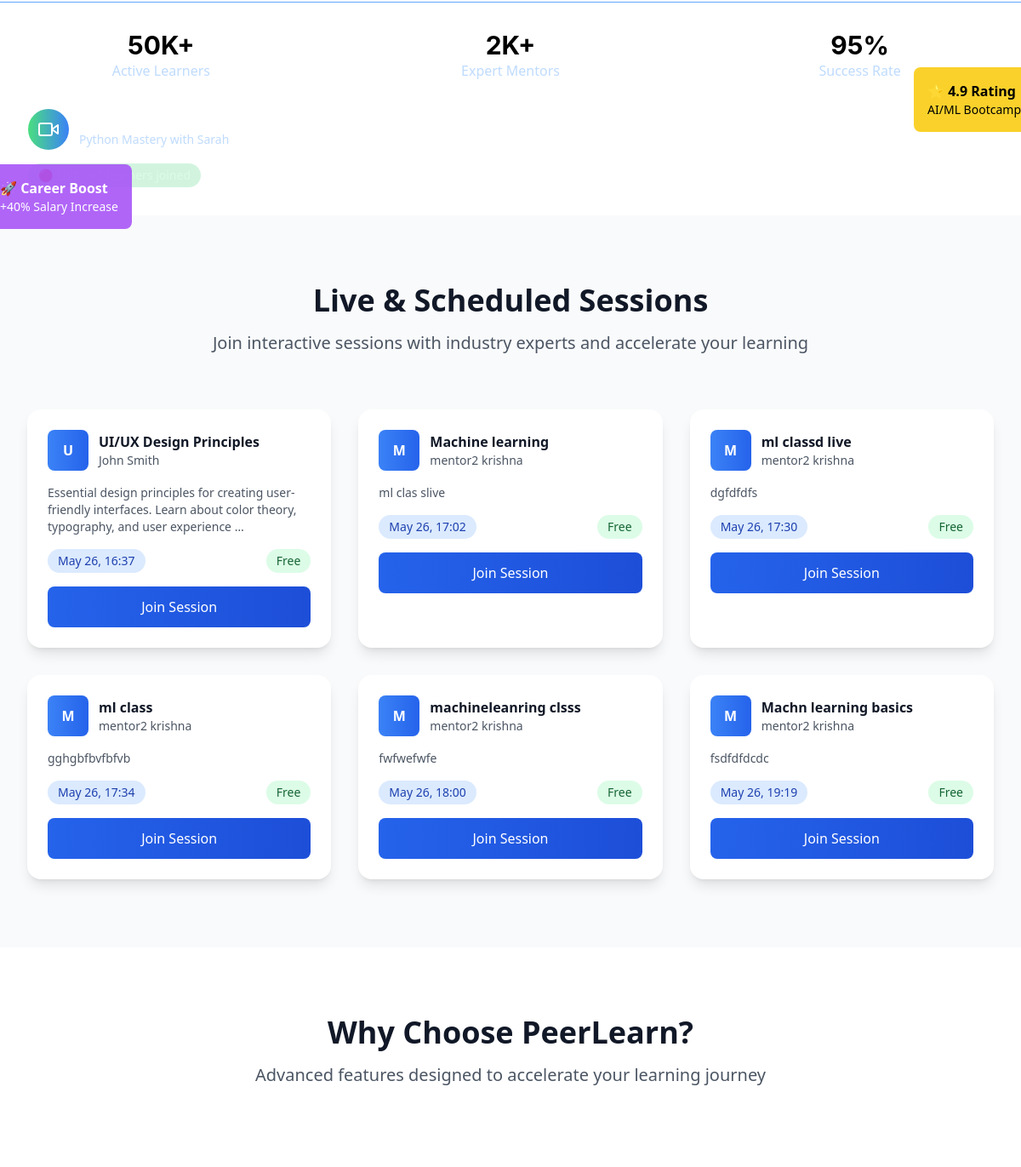
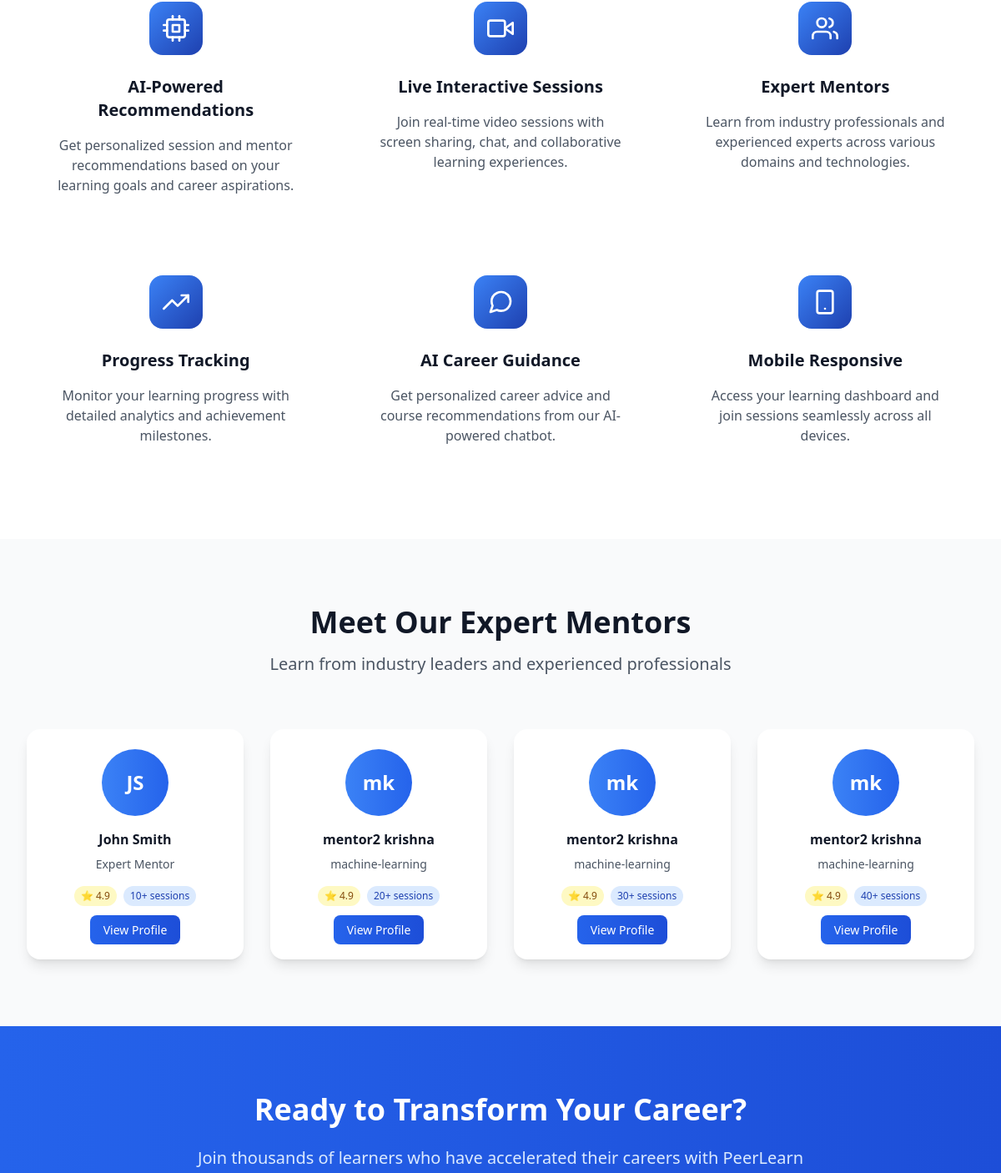
/ (middle part), run on an earlier commit of the app's database (2 pictures, top to bottom).
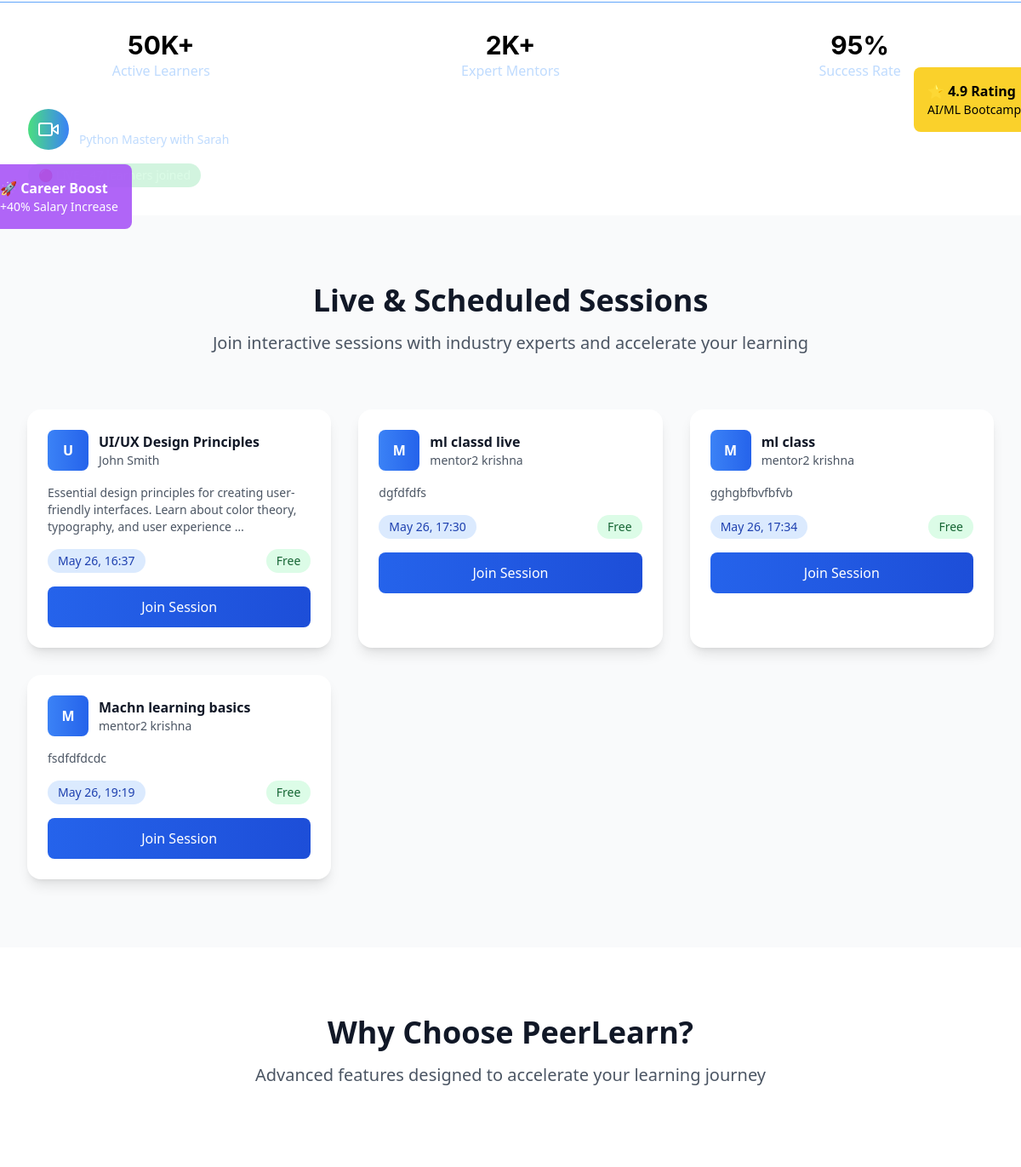
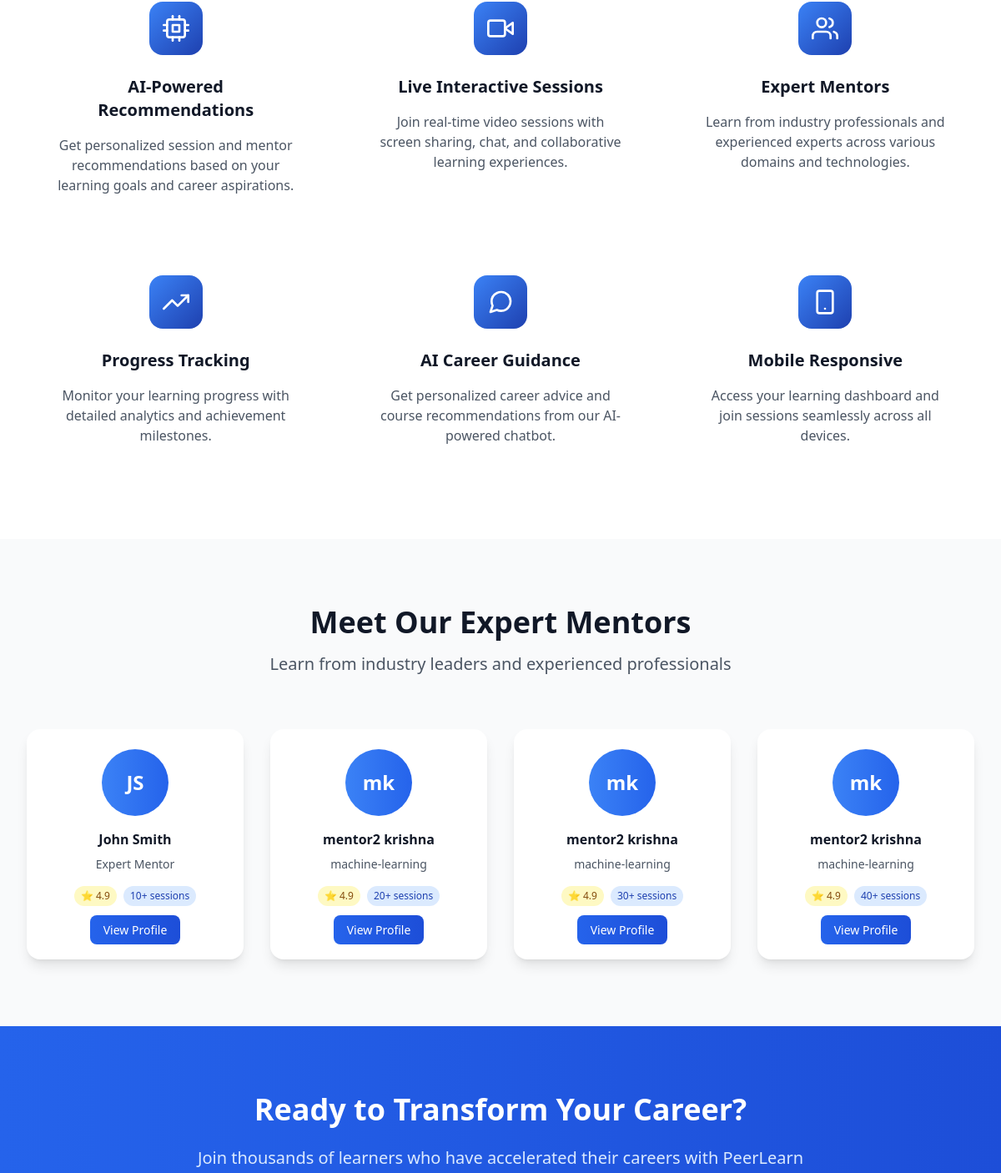
And on a later commit of the database (2 pictures, top to bottom).
### sessions/models.py (models this page shows, shortened)
class Session(models.Model):
    STATUS_CHOICES = [
        ('draft', 'Draft'),
        ('scheduled', 'Scheduled'),
        ('live', 'Live'),
        ('completed', 'Completed'),
        ('cancelled', 'Cancelled'),
    ]
    CATEGORY_CHOICES = [
        ('programming', 'Programming & Development'),
        ('data-science', 'Data Science & Analytics'),
        ('web-development', 'Web Development'),
        ('mobile-development', 'Mobile Development'),
        ('ai-ml', 'AI & Machine Learning'),
        ('design', 'UI/UX Design'),
        ('business', 'Business & Marketing'),
        ('language', 'Language Learning'),
        ('music', 'Music & Arts'),
        ('fitness', 'Health & Fitness'),
        ('other', 'Other'),
    ]
    id = models.UUIDField(primary_key=True, default=uuid.uuid4, editable=False)
    mentor = models.ForeignKey(User, on_delete=models.CASCADE, related_name='mentor_sessions')
    title = models.CharField(max_length=200)
    description = models.TextField()
    thumbnail = models.ImageField(upload_to='session_thumbnails/', blank=True, null=True, help_text="Session cover image")
    category = models.CharField(max_length=50, choices=CATEGORY_CHOICES, blank=True, help_text="Session category for recommendations")
    skills = models.TextField(blank=True, help_text="Comma-separated skills for ML matching")
    price = models.DecimalField(max_digits=8, decimal_places=2, null=True, blank=True, help_text="Price in INR, null for free sessions")
    schedule = models.DateTimeField()
    duration = models.IntegerField(help_text="Duration in minutes")
    max_participants = models.IntegerField(default=10)
    status = models.CharField(max_length=20, choices=STATUS_CHOICES, default='draft')
    created_at = models.DateTimeField(auto_now_add=True)
    updated_at = models.DateTimeField(auto_now=True)
    class Meta:
        ordering = ['-schedule']

### users/models.py (models this page shows, shortened)
class User(AbstractUser):
    ROLE_CHOICES = [
        ('mentor', 'Mentor'),
        ('learner', 'Learner'),
    ]
    id = models.UUIDField(primary_key=True, default=uuid.uuid4, editable=False)
    role = models.CharField(max_length=10, choices=ROLE_CHOICES, default='learner')
    bio = models.TextField(blank=True, null=True)
    skills = models.CharField(max_length=500, blank=True, help_text="Comma-separated skills for recommendation matching")
    interests = models.CharField(max_length=500, blank=True, help_text="Learning interests for AI recommendations")
    domain = models.CharField(max_length=100, blank=True, help_text="Learning domain/field")
    expertise = models.CharField(max_length=100, blank=True, help_text="Primary domain/area of expertise")
    career_goals = models.TextField(blank=True, help_text="Career aspirations for AI guidance")
    profile_image = models.ImageField(upload_to='profiles/', blank=True, null=True)
    created_at = models.DateTimeField(auto_now_add=True)
    updated_at = models.DateTimeField(auto_now=True)

### users/views.py (the view)
# urls.py: path('', views.landing_page, name='landing'),
def landing_page(request):
    now = timezone.now()
    featured_sessions = Session.objects.filter(
        schedule__gte=now,
        status='scheduled',
        mentor__isnull=False
    ).select_related('mentor').distinct().order_by('schedule')[:6]
    featured_mentors = User.objects.filter(
        role='mentor',
        first_name__isnull=False,
        last_name__isnull=False
    ).exclude(
        first_name='',
        last_name=''
    ).distinct()[:8]
    context = {
        'featured_sessions': featured_sessions,
        'featured_mentors': featured_mentors,
    }
    return render(request, 'landing_page.html', context)

### templates/landing_page.html (shortened to what the changed rows need)
<!DOCTYPE html>
<html lang="en">
<head>
    <script src="https://cdn.tailwindcss.com"></script>
</head>
<body class="bg-white">
    <section id="sessions" class="py-20 bg-gray-50">
        <div class="max-w-7xl mx-auto px-4 sm:px-6 lg:px-8">
            <div class="text-center mb-16">
                <h2 class="text-4xl font-bold text-gray-900 mb-4">Live & Scheduled Sessions</h2>
            </div>
            <div class="hidden md:grid grid-cols-2 lg:grid-cols-3 gap-8">
                {% for session in featured_sessions %}
                <div class="bg-white rounded-2xl shadow-lg card-hover overflow-hidden">
                    <div class="p-6">
                        <div class="flex items-center space-x-3 mb-4">
                            <div class="w-12 h-12 bg-gradient-to-r from-blue-500 to-blue-600 rounded-lg flex items-center justify-center text-white font-bold">
                                {{ session.title|first|upper }}
                            </div>
                            <div>
                                <h3 class="font-bold text-gray-900">{{ session.title }}</h3>
                                <p class="text-sm text-gray-600">{{ session.mentor.first_name }} {{ session.mentor.last_name }}</p>
                            </div>
                        </div>
                        <p class="text-gray-600 mb-4 text-sm">{{ session.description|truncatewords:15 }}</p>
                        <div class="flex items-center justify-between mb-4">
                            <span class="bg-blue-100 text-blue-800 px-3 py-1 rounded-full text-sm font-medium">
                                {{ session.schedule|date:"M d, H:i" }}
                            </span>
                            {% if session.price > 0 %}
                                <span class="font-bold text-gray-900">₹{{ session.price }}</span>
                            {% else %}
                                <span class="bg-green-100 text-green-800 px-3 py-1 rounded-full text-sm font-medium">Free</span>
                            {% endif %}
                        </div>
                        <a href="{% url 'register' %}"
                           class="w-full bg-gradient-to-r from-blue-600 to-blue-700 text-white py-3 px-4 rounded-lg font-medium hover:from-blue-700 hover:to-blue-800 transition-all text-center block">
                            Join Session
                        </a>
                    </div>
                </div>
                {% endfor %}
            </div>
            </div>
    </section>
    <section id="features" class="py-20 bg-white">
        <div class="max-w-7xl mx-auto px-4 sm:px-6 lg:px-8">
            <div class="text-center mb-16">
                <h2 class="text-4xl font-bold text-gray-900 mb-4">Why Choose PeerLearn?</h2>
            </div>
        </div>
    </section>
    <section id="mentors" class="py-20 bg-gray-50">
        <div class="max-w-7xl mx-auto px-4 sm:px-6 lg:px-8">
            <div class="text-center mb-16">
                <h2 class="text-4xl font-bold text-gray-900 mb-4">Meet Our Expert Mentors</h2>
            </div>
            <div class="grid grid-cols-1 md:grid-cols-2 lg:grid-cols-4 gap-8">
                {% for session in featured_sessions|slice:":4" %}
                <div class="bg-white rounded-2xl shadow-lg card-hover p-6 text-center">
                    <div class="w-20 h-20 bg-gradient-to-r from-blue-500 to-blue-600 rounded-full flex items-center justify-center text-white text-2xl font-bold mx-auto mb-4">
                        {{ session.mentor.first_name|first }}{{ session.mentor.last_name|first }}
                    </div>
                    <h3 class="font-bold text-gray-900 mb-2">{{ session.mentor.first_name }} {{ session.mentor.last_name }}</h3>
                    <p class="text-gray-600 text-sm mb-4">{{ session.mentor.expertise|default:"Expert Mentor" }}</p>
                    <div class="flex items-center justify-center space-x-2 mb-4">
                        <span class="bg-yellow-100 text-yellow-800 px-2 py-1 text-xs rounded-full">⭐ 4.9</span>
                        <span class="bg-blue-100 text-blue-800 px-2 py-1 text-xs rounded-full">{{ forloop.counter }}0+ sessions</span>
                    </div>
                    <a href="{% url 'register' %}" class="w-full bg-gradient-to-r from-blue-600 to-blue-700 text-white py-2 px-4 rounded-lg text-sm font-medium hover:from-blue-700 hover:to-purple-700 transition-all">
                        View Profile
                    </a>
                </div>
                {% endfor %}
            </div>
        </div>
    </section>
    <section class="py-20 bg-gradient-to-r from-blue-600 to-blue-700 text-white">
        <div class="max-w-4xl mx-auto text-center px-4 sm:px-6 lg:px-8">
            <h2 class="text-4xl font-bold mb-6">Ready to Transform Your Career?</h2>
        </div>
    </section>
</body>
</html>

What changed in the data, as far as the page shows it:
removed Session: title|first "M", title "Machine learning", mentor.first_name "mentor2", mentor.last_name "krishna", description "ml clas slive", schedule "May 26, 17:02", shows "Free", mentor.first_name|first "m", mentor.last_name|first "k", mentor.expertise "machine-learning"
removed Session: title|first "M", title "machineleanring clsss", mentor.first_name "mentor2", mentor.last_name "krishna", description "fwfwefwfe", schedule "May 26, 18:00", shows "Free", shown under "Live & Scheduled Sessions"
now on one of the page's lists (row unchanged): Session: mentor.first_name|first "m", mentor.last_name|first "k", mentor.first_name "mentor2", mentor.last_name "krishna", mentor.expertise "machine-learning"
